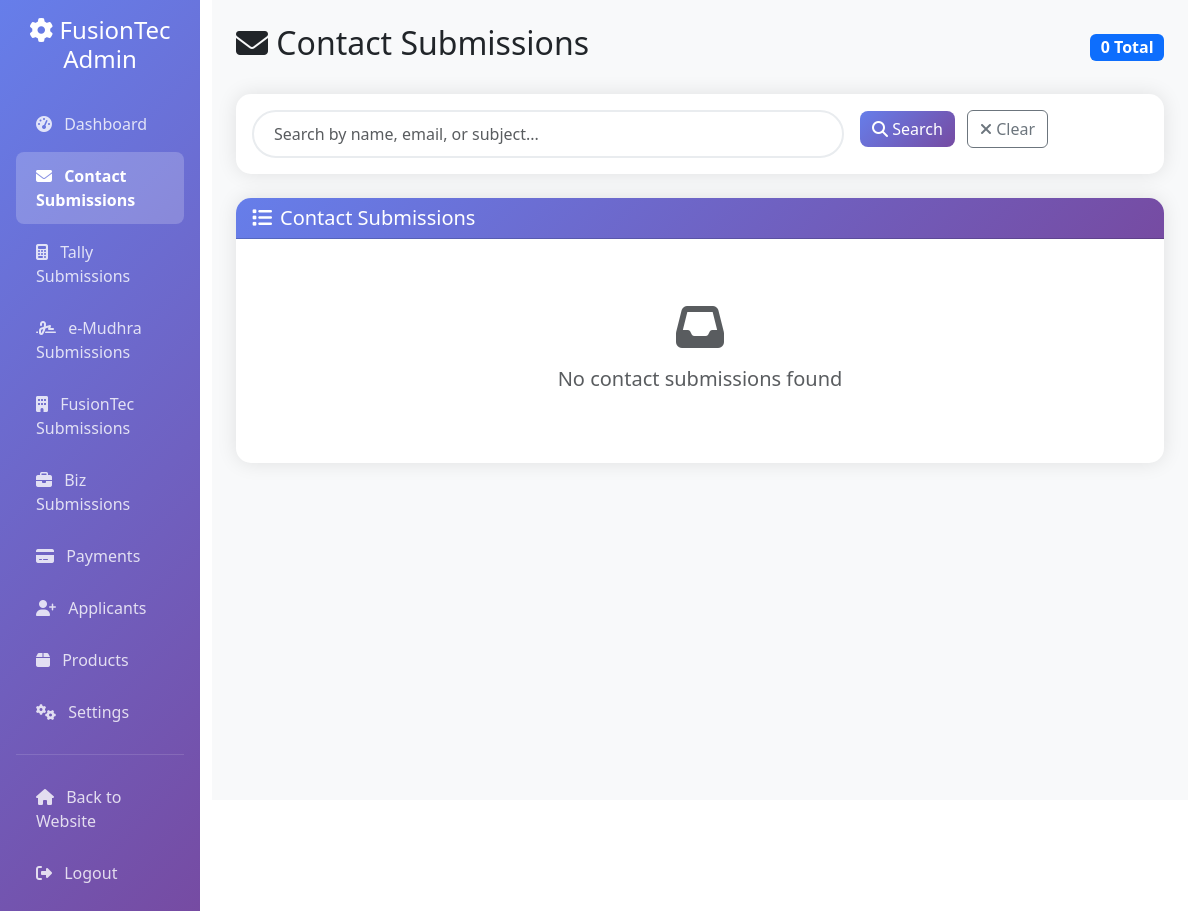
The app's page /admin-contacts/ (signed in), older data.
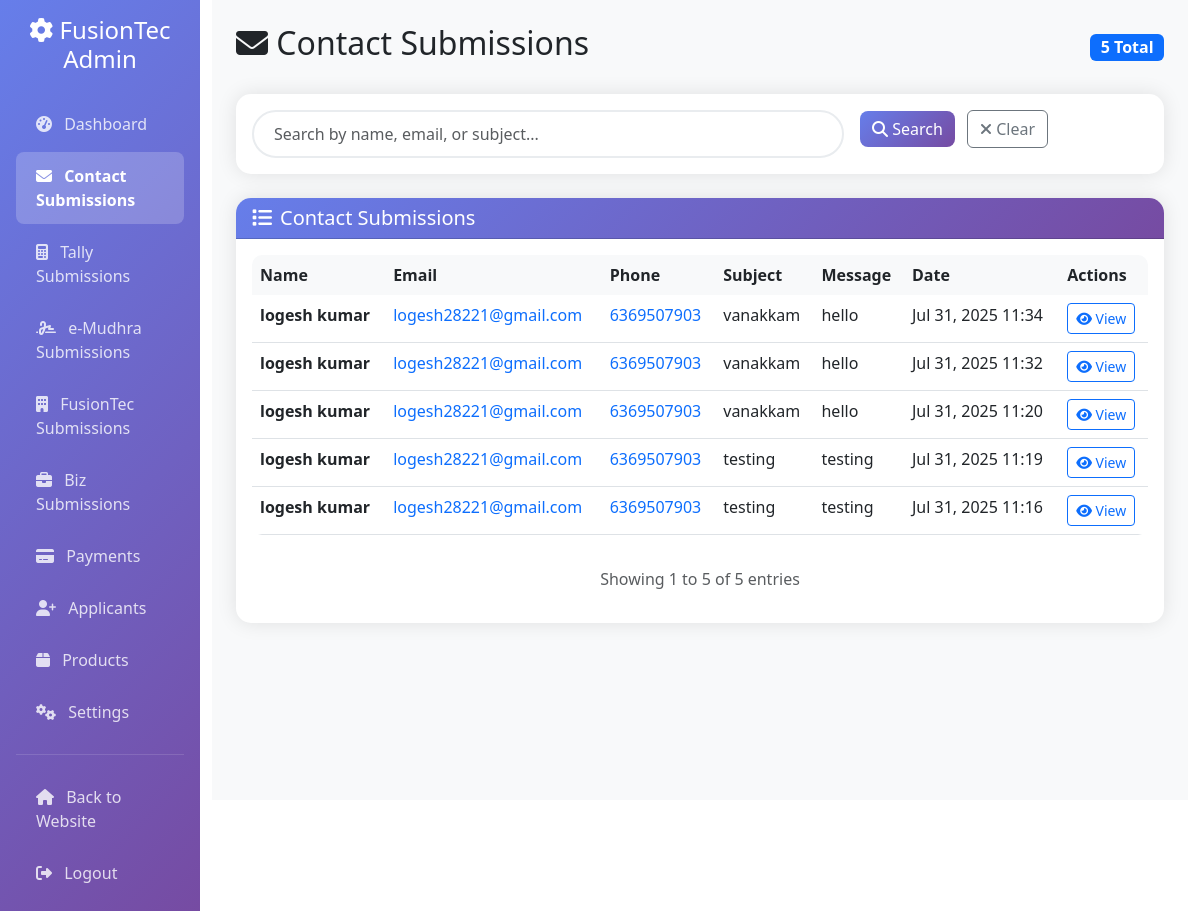
The same page, newer data.
### products/models.py (models this page shows, shortened)
class ContactSubmission(models.Model):
    name = models.CharField(max_length=100)
    email = models.EmailField()
    phone = models.CharField(max_length=15)
    subject = models.CharField(max_length=150)
    message = models.TextField()
    submitted_at = models.DateTimeField(auto_now_add=True)

### products/views.py (the view)
# urls.py: path('admin-contacts/', views.custom_admin_contacts, name='custom_admin_contacts'),
@login_required
def custom_admin_contacts(request):
    search_query = request.GET.get('search', '')
    contacts = ContactSubmission.objects.all()
    if search_query:
        contacts = contacts.filter(
            Q(name__icontains=search_query) |
            Q(email__icontains=search_query) |
            Q(subject__icontains=search_query)
        )
    paginator = Paginator(contacts.order_by('-submitted_at'), 20)
    page_number = request.GET.get('page')
    page_obj = paginator.get_page(page_number)
    context = {
        'page_obj': page_obj,
        'search_query': search_query,
    }
    return render(request, 'products/admin/contacts.html', context)

### products/templates/products/admin/contacts.html (shortened to what the changed rows need)
{% extends 'products/admin/base.html' %}
{% block content %}
<div class="row">
    <div class="col-12">
        <div class="d-flex justify-content-between align-items-center mb-4">
            <h2><i class="fas fa-envelope"></i> Contact Submissions</h2>
            <span class="badge bg-primary fs-6">{{ page_obj.paginator.count }} Total</span>
        </div>
    </div>
</div>
<div class="row">
    <div class="col-12">
        <div class="card">
            <div class="card-body">
                {% if page_obj %}
                    <div class="table-responsive">
                        <table class="table table-hover">
                            <thead>
                                <tr>
                                    <th>Name</th>
                                    <th>Email</th>
                                    <th>Phone</th>
                                    <th>Subject</th>
                                    <th>Message</th>
                                    <th>Date</th>
                                    <th>Actions</th>
                                </tr>
                            </thead>
                            <tbody>
                                {% for contact in page_obj %}
                                <tr>
                                    <td>
                                        <strong>{{ contact.name }}</strong>
                                    </td>
                                    <td>
                                        <a href="mailto:{{ contact.email }}" class="text-decoration-none">
                                            {{ contact.email }}
                                        </a>
                                    </td>
                                    <td>
                                        <a href="tel:{{ contact.phone }}" class="text-decoration-none">
                                            {{ contact.phone }}
                                        </a>
                                    </td>
                                    <td>{{ contact.subject }}</td>
                                    <td>
                                        <span data-bs-toggle="tooltip" data-bs-placement="top"
                                              title="{{ contact.message|truncatechars:100 }}">
                                            {{ contact.message|truncatechars:50 }}
                                        </span>
                                    </td>
                                    <td>{{ contact.submitted_at|date:"M d, Y H:i" }}</td>
                                    <td>
                                        <button class="btn btn-sm btn-outline-primary"
                                                data-bs-toggle="modal"
                                                data-bs-target="#contactModal{{ contact.id }}">
                                            <i class="fas fa-eye"></i> View
                                        </button>
                                    </td>
                                </tr>
                                {% endfor %}
                            </tbody>
                        </table>
                    </div>
                    <div class="text-center mt-3">
                        <p class="text-muted">
                            Showing {{ page_obj.start_index }} to {{ page_obj.end_index }} of {{ page_obj.paginator.count }} entries
                        </p>
                    </div>
                {% else %}
                    <div class="text-center py-5">
                        <i class="fas fa-inbox fa-3x text-muted mb-3"></i>
                        <h5 class="text-muted">No contact submissions found</h5>
                    </div>
                {% endif %}
            </div>
        </div>
    </div>
</div>
{% endblock %}

Row changes from the older to the newer data that the page shows:
added ContactSubmission: name "logesh kumar", email "logesh28221@gmail.com", phone "6369507903", subject "vanakkam", message "hello", submitted_at "Jul 31, 2025 11:34"
added ContactSubmission: name "logesh kumar", email "logesh28221@gmail.com", phone "6369507903", subject "vanakkam", message "hello", submitted_at "Jul 31, 2025 11:32"
added ContactSubmission: name "logesh kumar", email "logesh28221@gmail.com", phone "6369507903", subject "vanakkam", message "hello", submitted_at "Jul 31, 2025 11:20"
added ContactSubmission: name "logesh kumar", email "logesh28221@gmail.com", phone "6369507903", subject "testing", message "testing", submitted_at "Jul 31, 2025 11:19"
added ContactSubmission: name "logesh kumar", email "logesh28221@gmail.com", phone "6369507903", subject "testing", message "testing", submitted_at "Jul 31, 2025 11:16"
Text that changed along with them:
{{ page_obj.paginator.count }}: "0" → "5"
{{ page_obj.start_index }}: (not shown) → "1"
{{ page_obj.end_index }}: (not shown) → "5"
{{ page_obj.paginator.count }}: (not shown) → "5"
text no longer shown: "No contact submissions found"
text now shown: "Name Email Phone Subject Message Date Actions Showing to of entries"
